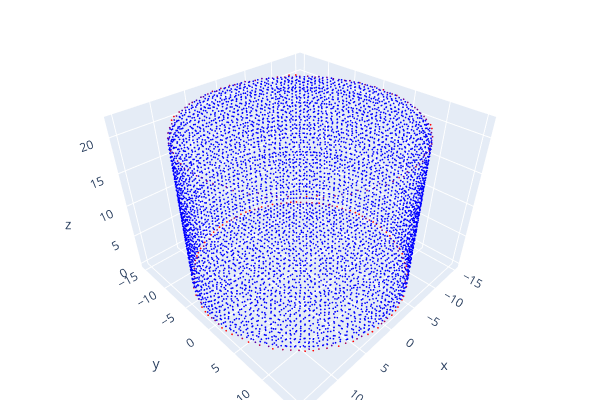

Here is the notebook cell this chart was saved with:
### Code cell
# down sampling test
downsampled_pcd = pcd.voxel_down_sample(voxel_size=0.75)
o3d.visualization.draw_plotly([downsampled_pcd])

### Figure 1 — Plotly figure (JSON) as saved in the notebook; plotly's stock layout.template omitted (floating-point values rounded to 4 significant figures; data arrays with more than 128 entries replaced by an {"elided": "..."} marker saying what was removed)
{"data": [{"marker": {"color": {"elided": "6399x3 float values"}, "size": 1}, "mode": "markers", "type": "scatter3d", "x": {"elided": "6399 float values"}, "y": {"elided": "6399 float values"}, "z": {"elided": "6399 float values"}}], "layout": {"height": 400, "margin": {"b": 0, "l": 0, "r": 0, "t": 0}, "scene": {"camera": {"center": {"x": 0, "y": 0, "z": 0}, "up": {"x": 0, "y": 0, "z": 1}}}, "showlegend": false, "width": 600}}
